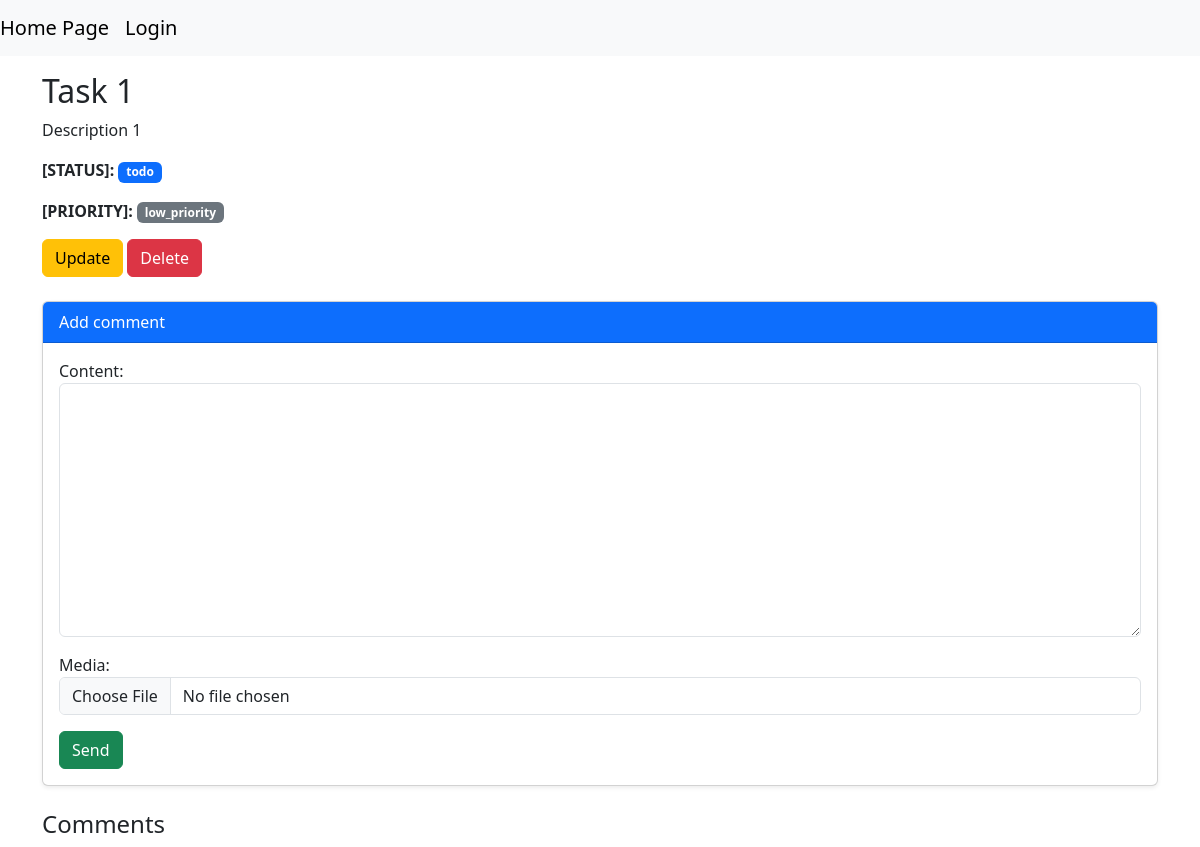
The app's page /1/, older data.
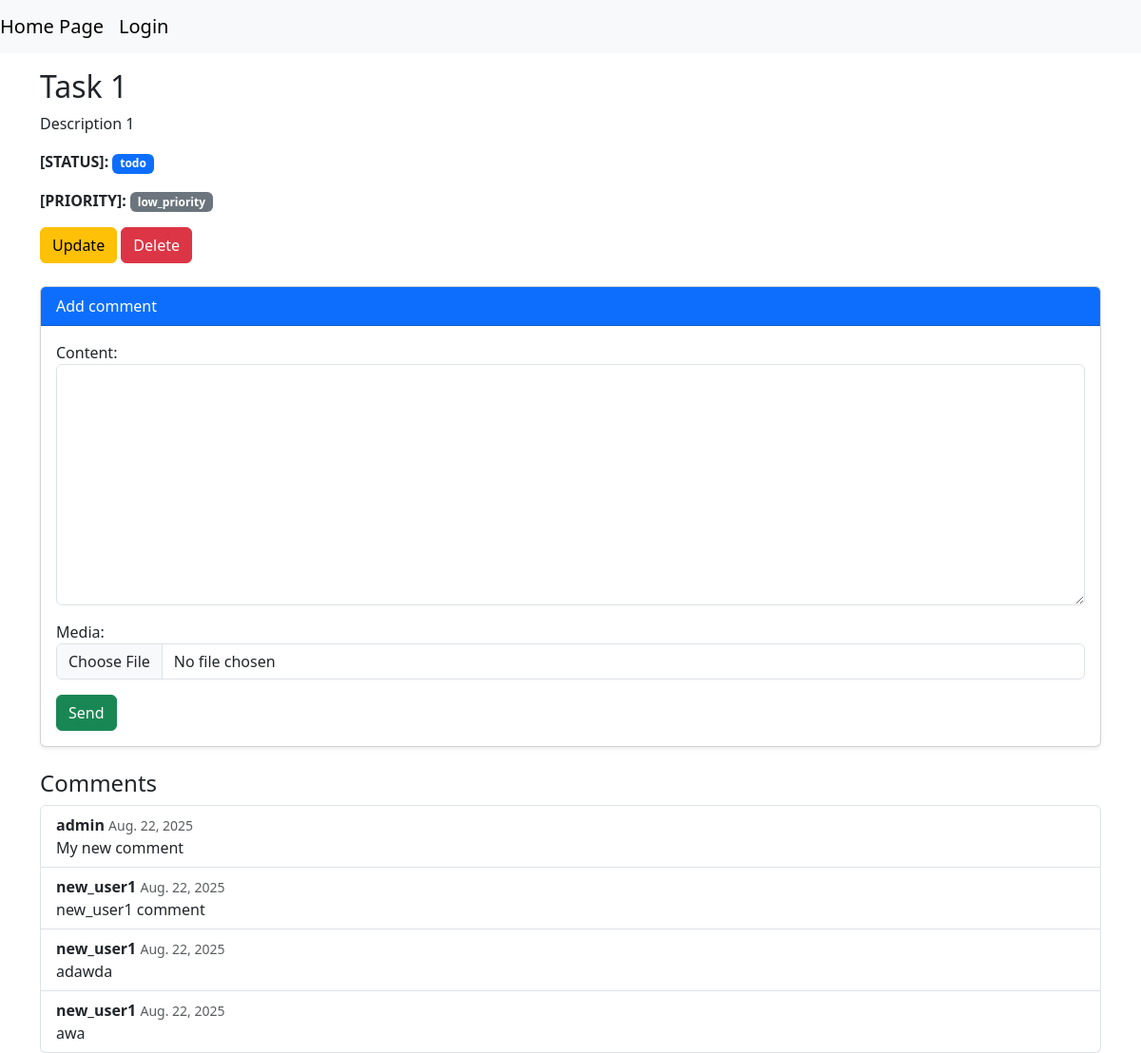
The same page, newer data.
### tasks/models.py (models this page shows, shortened)
class Task(models.Model):
    STATUS_CHOICES = [
        ("todo", "TO DO"),
        ("in_progress", "IN PROGRESS"),
        ("complete",  "COMPLETE"),
    ]
    PRIORITY_CHOICES = [
        ("low_priority", "LOW PRIORITY"),
        ("middle_priority", "MIDDLE PRIORITY"),
        ("high_priority", "HIGH PRIORITY"),
    ]
    title = models.CharField(max_length=255)
    description = models.TextField()
    status = models.CharField(max_length=20, choices=STATUS_CHOICES)
    priority = models.CharField(max_length=20, choices=PRIORITY_CHOICES)
    end_time = models.DateField(null=True, blank=True)
    creator = models.ForeignKey(User, on_delete=models.CASCADE)

class Comment(models.Model):
    task = models.ForeignKey(Task, on_delete=models.CASCADE, related_name="comments")
    author = models.ForeignKey(User, on_delete=models.CASCADE, related_name="comments")
    content = models.TextField()
    created_at = models.DateField(auto_now_add=True)
    media = models.FileField(upload_to="comments_media", blank=True, null=True)

### tasks/views.py (the view, shortened to what this page needs)
# urls.py: path("<int:pk>/", views.TaskDetailView.as_view(), name="task-detail"),
class TaskDetailView(DetailView):
    model = models.Task
    context_object_name = "task"
    template_name = "tasks/task_detail.html"
    def get_context_data(self, **kwargs):
        content = super().get_context_data()
        content["comment_form"] = CommentForm()
        return content

### tasks/forms.py
class CommentForm(forms.ModelForm):
    class Meta:
        model = Comment
        fields = ["content", "media"]
        widgets = {
            "content": forms.Textarea(
                attrs={"class": "form-control", "placeholder:": "Write your comment here..."}),
            "media": forms.FileInput(
                attrs={"class": "form-control"}
            )
        }

### templates/tasks/task_detail.html (shortened to what this page needs)
{% extends 'base.html' %}
{% load custom_tags %}
{% block content %}
<div class="container mt-3">
    <h2>{{ task.title}}</h2>
    <p> {{ task.description}}</p>
    <p><strong>[STATUS]:</strong> <span class="badge text-bg-primary">{{ task.status }}</span></p>
    <p><strong>[PRIORITY]:</strong> <span class="badge text-bg-secondary">{{ task.priority }}</span></p>
    <a href="{% url 'task-update' task.pk %}" class="btn btn-warning">Update</a>
    <a href="{% url 'task-delete' task.pk %}" class="btn btn-danger">Delete</a>
</div>
<div class="container mt-4">
    <div class="card shadow-sm">
        <div class="card-header bg-primary text-white">
            Add comment
        </div>
        <div class="card-body">
            <form method="post" class="mb-0">
                {{ comment_form.as_p }}
                <button type="submit" class="btn btn-success">Send</button>
            </form>
        </div>
    </div>
</div>
<div class="container mt-4">
    <h4>Comments</h4>
    {% if task.comments.all %}
        <ul class="list-group">
            {% for comment in task.comments.all %}
                <li class="list-group-item">
                    <strong>{{ comment.author }}</strong> <small class="text-muted">{{ comment.created_at }}</small>
                    <p class="mb-0">{{ comment.content }}</p>
                </li>
            {% endfor %}
        </ul>
    {% endif %}
</div>
{% endblock %}

### templates/base.html (shortened to what this page needs)
<!doctype html>
<html lang="en">
  <head>
    <link href="https://cdn.jsdelivr.net/npm/bootstrap@5.3.7/dist/css/bootstrap.min.css" rel="stylesheet">
  </head>
  <body>
    <nav class="navbar navbar-expand-lg bg-body-tertiary">
        <a class="navbar-brand" href="{% url 'task-list' %}">Home Page</a>
        {% if user.is_authenticated %}
              <form action="{% url 'logout'%}" method="post">
                {% csrf_token%}
                <button type="submit">Logout</button>
              </form>
          {% else %}
              <a class="navbar-brand" href="{% url 'login' %}">Login</a>
          {% endif %}
    </nav>
    {% block content %}
    {% endblock %}
  </body>
</html>

Row changes from the older to the newer data that the page shows:
added Comment: author "admin", created_at "Aug. 22, 2025", content "My new comment"
added Comment: author "new_user1", created_at "Aug. 22, 2025", content "new_user1 comment"
added Comment: author "new_user1", created_at "Aug. 22, 2025", content "adawda"
added Comment: author "new_user1", created_at "Aug. 22, 2025", content "awa"
